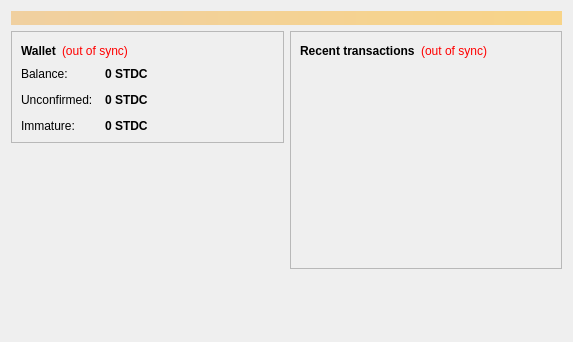
<?xml version="1.0" encoding="UTF-8"?>
<ui version="4.0">
 <class>OverviewPage</class>
 <widget class="QWidget" name="OverviewPage">
  <property name="geometry">
   <rect>
    <x>0</x>
    <y>0</y>
    <width>573</width>
    <height>342</height>
   </rect>
  </property>
  <property name="windowTitle">
   <string>Form</string>
  </property>
  <layout class="QVBoxLayout" name="topLayout">
   <item>
    <widget class="QLabel" name="labelAlerts">
     <property name="visible">
      <bool>false</bool>
     </property>
     <property name="styleSheet">
      <string notr="true">background-color: qlineargradient(x1: 0, y1: 0, x2: 1, y2: 0, stop:0 #F0D0A0, stop:1 #F8D488); color:#000000;</string>
     </property>
     <property name="wordWrap">
      <bool>true</bool>
     </property>
     <property name="margin">
      <number>3</number>
     </property>
    </widget>
   </item>
   <item>
    <layout class="QHBoxLayout" name="horizontalLayout" stretch="1,1">
     <item>
      <layout class="QVBoxLayout" name="verticalLayout_2">
       <item>
        <widget class="QFrame" name="frame">
         <property name="frameShape">
          <enum>QFrame::StyledPanel</enum>
         </property>
         <property name="frameShadow">
          <enum>QFrame::Raised</enum>
         </property>
         <layout class="QVBoxLayout" name="verticalLayout_4">
          <item>
           <layout class="QHBoxLayout" name="horizontalLayout_4">
            <item>
             <widget class="QLabel" name="label_5">
              <property name="font">
               <font>
                <weight>75</weight>
                <bold>true</bold>
               </font>
              </property>
              <property name="text">
               <string>Wallet</string>
              </property>
             </widget>
            </item>
            <item>
             <widget class="QLabel" name="labelWalletStatus">
              <property name="toolTip">
               <string>The displayed information may be out of date. Your wallet automatically synchronizes with the StandardCoin network after a connection is established, but this process has not completed yet.</string>
              </property>
              <property name="styleSheet">
               <string notr="true">QLabel { color: red; }</string>
              </property>
              <property name="text">
               <string notr="true">(out of sync)</string>
              </property>
              <property name="alignment">
               <set>Qt::AlignLeading|Qt::AlignLeft|Qt::AlignVCenter</set>
              </property>
             </widget>
            </item>
            <item>
             <spacer name="horizontalSpacer_2">
              <property name="orientation">
               <enum>Qt::Horizontal</enum>
              </property>
              <property name="sizeHint" stdset="0">
               <size>
                <width>40</width>
                <height>20</height>
               </size>
              </property>
             </spacer>
            </item>
           </layout>
          </item>
          <item>
           <layout class="QFormLayout" name="formLayout_2">
            <property name="fieldGrowthPolicy">
             <enum>QFormLayout::AllNonFixedFieldsGrow</enum>
            </property>
            <property name="horizontalSpacing">
             <number>12</number>
            </property>
            <property name="verticalSpacing">
             <number>12</number>
            </property>
            <item row="0" column="0">
             <widget class="QLabel" name="label">
              <property name="text">
               <string>Balance:</string>
              </property>
             </widget>
            </item>
            <item row="0" column="1">
             <widget class="QLabel" name="labelBalance">
              <property name="font">
               <font>
                <weight>75</weight>
                <bold>true</bold>
               </font>
              </property>
              <property name="cursor">
               <cursorShape>IBeamCursor</cursorShape>
              </property>
              <property name="toolTip">
               <string>Your current balance</string>
              </property>
              <property name="text">
               <string notr="true">0 STDC</string>
              </property>
              <property name="textInteractionFlags">
               <set>Qt::LinksAccessibleByMouse|Qt::TextSelectableByKeyboard|Qt::TextSelectableByMouse</set>
              </property>
             </widget>
            </item>
            <item row="1" column="0">
             <widget class="QLabel" name="label_3">
              <property name="text">
               <string>Unconfirmed:</string>
              </property>
             </widget>
            </item>
            <item row="1" column="1">
             <widget class="QLabel" name="labelUnconfirmed">
              <property name="font">
               <font>
                <weight>75</weight>
                <bold>true</bold>
               </font>
              </property>
              <property name="cursor">
               <cursorShape>IBeamCursor</cursorShape>
              </property>
              <property name="toolTip">
               <string>Total of transactions that have yet to be confirmed, and do not yet count toward the current balance</string>
              </property>
              <property name="text">
               <string notr="true">0 STDC</string>
              </property>
              <property name="textInteractionFlags">
               <set>Qt::LinksAccessibleByMouse|Qt::TextSelectableByKeyboard|Qt::TextSelectableByMouse</set>
              </property>
             </widget>
            </item>
            <item row="2" column="0">
             <widget class="QLabel" name="labelImmatureText">
              <property name="text">
               <string>Immature:</string>
              </property>
             </widget>
            </item>
            <item row="2" column="1">
             <widget class="QLabel" name="labelImmature">
              <property name="font">
               <font>
                <weight>75</weight>
                <bold>true</bold>
               </font>
              </property>
              <property name="toolTip">
               <string>Mined balance that has not yet matured</string>
              </property>
              <property name="text">
               <string notr="true">0 STDC</string>
              </property>
              <property name="textInteractionFlags">
               <set>Qt::LinksAccessibleByMouse|Qt::TextSelectableByKeyboard|Qt::TextSelectableByMouse</set>
              </property>
             </widget>
            </item>
           </layout>
          </item>
         </layout>
        </widget>
       </item>
       <item>
        <spacer name="verticalSpacer">
         <property name="orientation">
          <enum>Qt::Vertical</enum>
         </property>
         <property name="sizeHint" stdset="0">
          <size>
           <width>20</width>
           <height>40</height>
          </size>
         </property>
        </spacer>
       </item>
      </layout>
     </item>
     <item>
      <layout class="QVBoxLayout" name="verticalLayout_3">
       <item>
        <widget class="QFrame" name="frame_2">
         <property name="frameShape">
          <enum>QFrame::StyledPanel</enum>
         </property>
         <property name="frameShadow">
          <enum>QFrame::Raised</enum>
         </property>
         <layout class="QVBoxLayout" name="verticalLayout">
          <item>
           <layout class="QHBoxLayout" name="horizontalLayout_2">
            <item>
             <widget class="QLabel" name="label_4">
              <property name="text">
               <string>&lt;b&gt;Recent transactions&lt;/b&gt;</string>
              </property>
             </widget>
            </item>
            <item>
             <widget class="QLabel" name="labelTransactionsStatus">
              <property name="toolTip">
               <string>The displayed information may be out of date. Your wallet automatically synchronizes with the StandardCoin network after a connection is established, but this process has not completed yet.</string>
              </property>
              <property name="styleSheet">
               <string notr="true">QLabel { color: red; }</string>
              </property>
              <property name="text">
               <string notr="true">(out of sync)</string>
              </property>
              <property name="alignment">
               <set>Qt::AlignRight|Qt::AlignTrailing|Qt::AlignVCenter</set>
              </property>
             </widget>
            </item>
            <item>
             <spacer name="horizontalSpacer">
              <property name="orientation">
               <enum>Qt::Horizontal</enum>
              </property>
              <property name="sizeHint" stdset="0">
               <size>
                <width>40</width>
                <height>20</height>
               </size>
              </property>
             </spacer>
            </item>
           </layout>
          </item>
          <item>
           <widget class="QListView" name="listTransactions">
            <property name="styleSheet">
             <string notr="true">QListView { background: transparent; }</string>
            </property>
            <property name="frameShape">
             <enum>QFrame::NoFrame</enum>
            </property>
            <property name="verticalScrollBarPolicy">
             <enum>Qt::ScrollBarAlwaysOff</enum>
            </property>
            <property name="horizontalScrollBarPolicy">
             <enum>Qt::ScrollBarAlwaysOff</enum>
            </property>
            <property name="selectionMode">
             <enum>QAbstractItemView::NoSelection</enum>
            </property>
           </widget>
          </item>
         </layout>
        </widget>
       </item>
       <item>
        <spacer name="verticalSpacer_2">
         <property name="orientation">
          <enum>Qt::Vertical</enum>
         </property>
         <property name="sizeHint" stdset="0">
          <size>
           <width>20</width>
           <height>40</height>
          </size>
         </property>
        </spacer>
       </item>
      </layout>
     </item>
    </layout>
   </item>
  </layout>
 </widget>
 <resources/>
 <connections/>
</ui>
